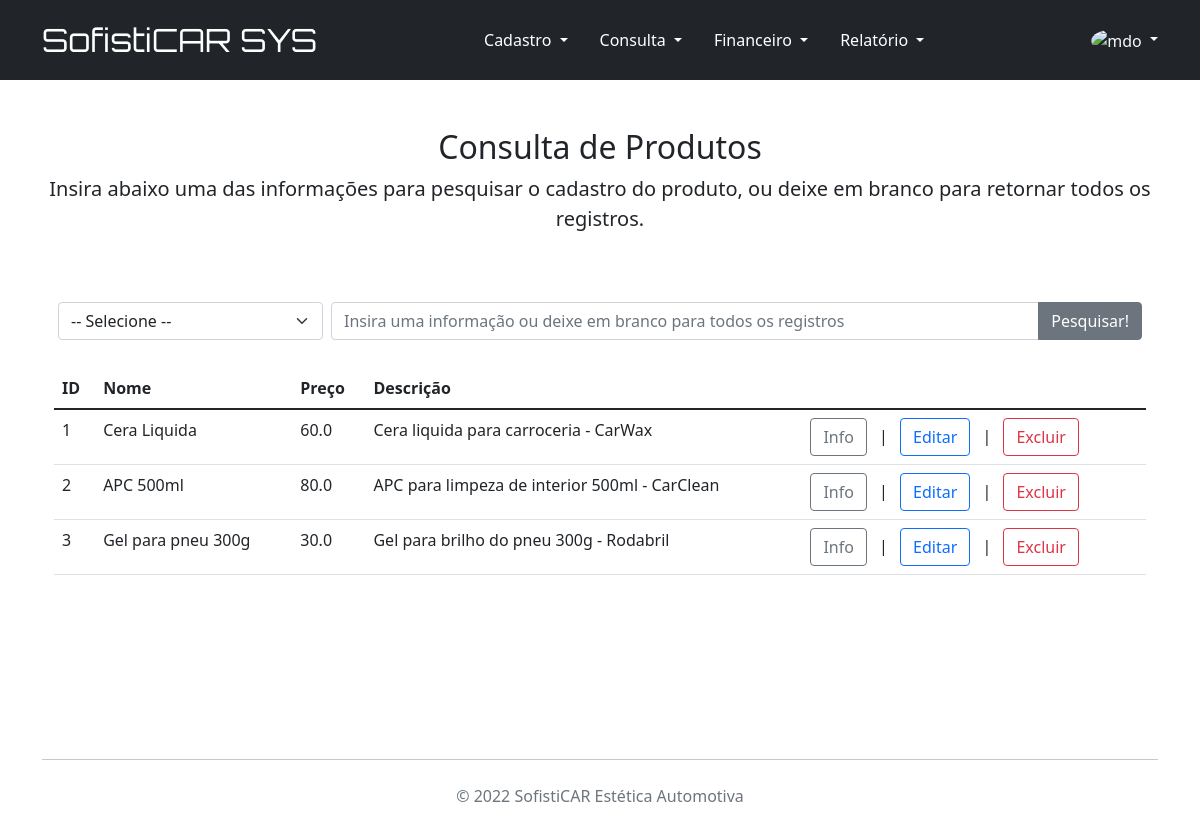
The page /resultado_produto on the database its author committed.
### cadastro_clientes.py (models this page shows, shortened)
class Produto(db.Model):
    __tablename__ = 'produtos'
    id = db.Column('ID', db.Integer, primary_key=True, autoincrement=True)
    nome = db.Column('Nome', db.String(150), nullable=False)
    descricao = db.Column('Descricao', db.String(250), nullable=False)
    valor = db.Column('Valor', db.Float, nullable=False)
    orcamentos = relationship(Orcamento, backref="produtos")

### cadastro_clientes.py (the view)
@app.route('/resultado_produto', methods=['GET', 'POST'])
def resultado_produto():
    produto = Produto.query.all()
    opcao = ''
    campo = ''
    if request.method == 'POST':
        opcao = request.form['opcao']  # pega a informação das opções
        campo = request.form['campo']
        return render_template("resultado_produto.html", produtos=produto, opcao=opcao, campo=campo)
    return render_template("resultado_produto.html", produtos=produto, opcao=opcao, campo=campo)

### templates/resultado_produto.html (shortened to what this page needs)
{% extends "base.html" %}
{% block conteudo %}
<main class="container">
    <div class="py-5 text-center">
        <h2>Consulta de Produtos</h2>
        <p class="lead">Insira abaixo uma das informações para pesquisar o cadastro do produto, ou deixe em branco para retornar todos os registros.</p>
    </div>
    <div class="container">
        <form action="/resultado_produto" class="col-12 d-flex" method="POST">
            <div class="col-3 p-1">
                <select class="form-select" name="opcao">
                    <option>-- Selecione --</option>
                </select>
            </div>
            <div class="col-9 p-1">
                <div class="input-group">
                    <input type="text" class="form-control" placeholder="Insira uma informação ou deixe em branco para todos os registros" name="campo">
                    <button type="submit" class="btn btn-secondary">Pesquisar!</button>
                </div>
            </div>
        </form>
        <table class="table col-12">
            <thead class="col-12">
                <th>ID</th>
                <th>Nome</th>
                <th>Preço</th>
                <th>Descrição</th>
            </thead>
            <tbody class="col-12">
                {% if campo == '' %}
                    {% for produto in produtos %}
                    <tr>
                        <td>{{ produto.id }}</td>
                        <td>{{ produto.nome }}</td>
                        <td>{{ produto.valor }}</td>
                        <td>{{ produto.descricao }}</td>
                        <td>
                            <a href="/info_produto/{{produto.id}}"><button type="button" class="btn btn-outline-secondary" >Info</button></a>
                            <span class="p-2">|</span>
                            <a href="/editar_produto/{{produto.id}}"><button type="button" class="btn btn-outline-primary">Editar</button></a>
                            <span class="p-2">|</span>
                            <a href="/deletar_produto/{{produto.id}}"><button type="button" class="btn btn-outline-danger">Excluir</button></a>
                        </td>
                    </tr>
                    {% endfor %}
                {% endif %}
            </tbody>
        </table>
        <div class="col-12 p-5 d-flex justify-content-center">
        </div>
    </div>
</main>
{% endblock %}

### rows shown on the page
Produto: id "1", nome "Cera Liquida", valor "60.0", descricao "Cera liquida para carroceria - CarWax"
Produto: id "2", nome "APC 500ml", valor "80.0", descricao "APC para limpeza de interior 500ml - CarClean"
Produto: id "3", nome "Gel para pneu 300g", valor "30.0", descricao "Gel para brilho do pneu 300g - Rodabril"
